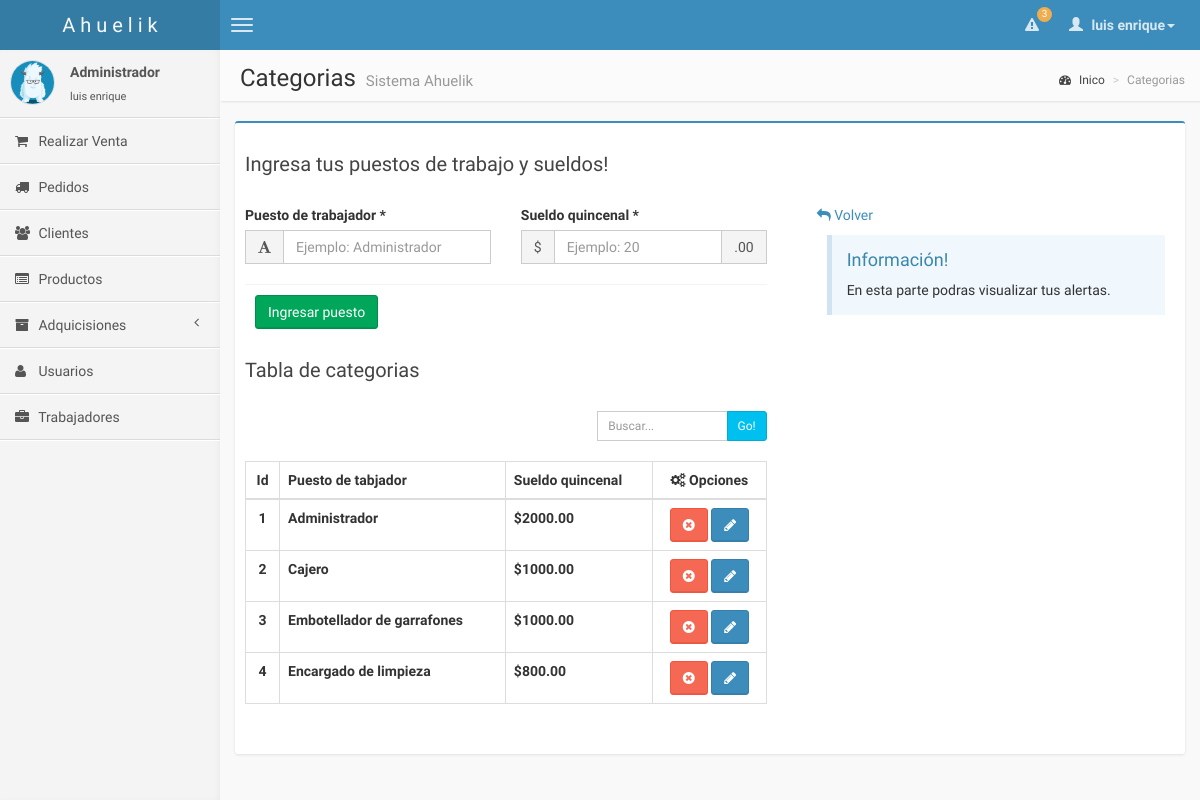
/pages/admin_categorias.php (signed in), run on the app's committed database.
### tables this page shows
CREATE TABLE `categorias` (
  `id_categoria` int(10) NOT NULL AUTO_INCREMENT,
  `puesto` varchar(50) NOT NULL,
  `sueldo` int(10) NOT NULL,
  PRIMARY KEY (`id_categoria`)
);

### pages/admin_categorias.php (the view, shortened to what this page needs)
<?php
    include("conexion.php");
?>
<!DOCTYPE html>
<html>
    <head>
        <link href="../css/bootstrap.min.css" rel="stylesheet" type="text/css" />
        <link href="../css/font-awesome.min.css" rel="stylesheet" type="text/css" />
        <link href="../css/ionicons.min.css" rel="stylesheet" type="text/css" />
        <link href="../css/AdminLTE.css" rel="stylesheet" type="text/css" />
    </head>
    <body class="pace-done skin-blue">
        <header class="header">
            <a class="logo">
                A h u e l i k
            </a>
            <nav class="navbar navbar-static-top" role="navigation">
                <a href="#" class="navbar-btn sidebar-toggle" data-toggle="offcanvas" role="button">
                    <span class="icon-bar"></span>
                    <span class="icon-bar"></span>
                    <span class="icon-bar"></span>
                </a>
                <div class="navbar-right">
                    <ul class="nav navbar-nav">
                        <?php
                         $v_query = "SELECT * FROM pedidos";
                         $v_registros = mysqli_query($link,$v_query) or die ("Problemas en el select:".mysql_error());
                         $v_total = mysqli_num_rows($v_registros);
                        ?>
                        <li class="dropdown notifications-menu">
                            <a href="#" class="dropdown-toggle" data-toggle="dropdown">
                                <i class="fa fa-warning"></i>
                                <span class="label label-warning"><?php echo "$v_total";?> </span>
                            </a>
                        </li>
                        <li class="dropdown user user-menu">
                            <a href="#" class="dropdown-toggle" data-toggle="dropdown">
                                <i class="glyphicon glyphicon-user"></i>
                                <span><?php echo $_SESSION['usuario']; ?><i class="caret"></i></span>
                            </a>
                        </li>
                    </ul>
                </div>
            </nav>
        </header>
        <div class="wrapper row-offcanvas row-offcanvas-left">
            <aside class="left-side sidebar-offcanvas">
                <section class="sidebar">
                    <div class="user-panel">
                        <div class="pull-left image">
                            <img src="<?php echo $_SESSION['foto_perfil']; ?>" class="img-circle" alt="User Image" />
                        </div>
                        <div class="pull-left info">
                            <p><?php echo $_SESSION['tipo_usuario']; ?></p>
                            <a><i class="text-success"></i><?php echo $_SESSION['usuario']; ?></a>
                        </div>
                    </div>
                    <ul class="sidebar-menu">
                        <li>
                            <a href='ventas.php'>
                                <i class='fa fa-shopping-cart'></i> <span>Realizar Venta</span>
                            </a>
                        </li>
                        <li>
                            <a href='pedidos.php'>
                                <i class='fa fa-truck'></i> <span>Pedidos</span>
                            </a>
                        </li>
                        <li>
                            <a href='clientes.php'>
                                <i class='fa fa-users'></i> <span>Clientes</span>
                            </a>
                        </li>
                    <?php
                       if($_SESSION['privilegios'] == "Todos"){
                           echo "
                                <li>
                                    <a href='admin_productos.php'>
                                        <i class='fa fa-list-alt'></i> <span>Productos</span>
                                    </a>
                                </li>
                                <li class='treeview'>
                                    <a href='#'>
                                        <i class='fa fa-archive'></i>
                                        <span>Adquicisiones</span>
                                        <i class='fa fa-angle-left pull-right'></i>
                                    </a>
                                    <ul class='treeview-menu'>
                                        <li><a href='adquisicion_productos.php'><i class='fa fa-angle-double-right'></i> Adquisiciòn de productos</a></li>
                                        <li><a href='admin_proveedores.php'><i class='fa fa-angle-double-right'></i> Proveedores</a></li>
                                    </ul>
                                </li>
                                <li>
                                    <a href='admin_usuaios.php'>
                                        <i class='fa fa-user'></i> <span>Usuarios</span>
                                    </a>
                                </li>
                                <li>
                                    <a href='admin_trabajadores.php'>
                                        <i class='fa  fa-briefcase'></i> <span>Trabajadores</span>
                                    </a>
                                </li>
                               ";
                       }
                    ?>
                    </ul>
                </section>
            </aside>
            <aside class="right-side">
                <section class="content-header">
                    <h1>
                        Categorias
                        <small> Sistema Ahuelik</small>
                    </h1>
                    <ol class="breadcrumb">
                        <li><a href="sistema.php"><i class="fa fa-dashboard"></i> Inico</a></li>
                        <li class="active">Categorias</li>
                    </ol>
                </section>
                <?php
                    $v_query_table_categorias = mysqli_query($link,"SELECT * FROM categorias") or die("Error Consulta categorias".mysql_error());
                ?>
                <section class="content">
                    <div class="box box-primary">
                        <div class="box-header">
                            <h3 class="box-title">Ingresa tus puestos de trabajo y sueldos!</h3>
                        </div>
                            <div class="row">
                                <div class="col-sm-7 col-md-7">
                                    <div class="box-body">
                                    <form class="form-inline" action="admin_categorias.php" method="post">
                                        <div class="row">
                                            <div class="col-xs-6 col-sm-6">
                                                <label>Puesto de trabajador *</label>
                                                <div class="input-group">
                                                <span class="input-group-addon"><i class="fa fa-font"></i></span>
                                                <input name="c_puesto" type="text" class="form-control" placeholder="Ejemplo: Administrador" value="<?php if(isset($_GET['actualizar_categoria'])){echo $_GET['puesto'];}?>" maxlength="50" required/>
                                                </div>
                                            </div>
                                            <div class="col-xs-6 col-sm-6">
                                                <label>Sueldo quincenal *</label>
                                                <div class="input-group">
                                                    <div class="input-group-addon">$</div>
                                                    <input name="c_sueldo" type="text" class="form-control" maxlength="10" placeholder="Ejemplo: 20" value="<?php if(isset($_GET['actualizar_categoria'])){echo $_GET['sueldo'];}?>" onkeypress="return numeros(event)" required/>
                                                    <div class="input-group-addon">.00</div>
                                                </div>
                                            </div>
                                        </div>
                                        <div class='box-footer'>
                                            <button name="insert_categoria" type="submit" class="btn btn-success" value="1">Ingresar puesto</button>
                                        </div>
                                    </form>
                                    </div>
                                    <div class="box-header">
                                        <h3 class="box-title">Tabla de categorias</h3>
                                    </div>
                                    <div class="row">
                                        <div class="col-sm-6 col-md-6">
                                        </div>
                                        <div class="col-sm-6 col-md-6 text-right">
                                            <div class="box-body">
                                                <div class="row">
                                                    <div class="col-xs-3"></div>
                                                    <div class="col-xs-9">
                                                        <div class="input-group input-group-sm">
                                                            <input id="searchTerm" type="text" onkeyup="doSearch()" placeholder="Buscar..." class="form-control" />
                                                            <span class="input-group-btn">
                                                                <a class="btn btn-info btn-flat">Go!</a>
                                                            </span>
                                                        </div>
                                                    </div>
                                                </div>
                                            </div>
                                        </div>
                                    </div>
                                    <div class="box-body table-responsive">
                                        <table id="regTable" id="example2" class="table table-bordered table-hover">
                                            <thead>
                                                <tr>
                                                    <th style='text-align:center'>Id</th>
                                                    <th>Puesto de tabjador</th>
                                                    <th>Sueldo quincenal</th>
                                                    <th style="text-align:center"><samp class="fa fa-cogs"></samp> Opciones</th>
                                                </tr>
                                            </thead>
                                            <tbody>
                                                <?php
                                                    $time = time();
                                                    while($v_show_categorias = mysqli_fetch_array($v_query_table_categorias,MYSQL_ASSOC)){
                                                        echo"
                                                            <tr>
                                                                <th style='text-align:center'>".$v_show_categorias['id_categoria']."</th>
                                                                <th>".$v_show_categorias['puesto']."</th>
                                                                <th>$".$v_show_categorias['sueldo'].".00</th>
                                                                <th style='text-align:center'>
<a class='btn btn-danger' data-toggle='modal' data-target='#".$v_show_categorias['id_categoria']."' data-whatever='@mdo'><i class='fa fa-times-circle' data-toggle='tooltip' data-placement='top' title='Eliminar'></i></a>
<div class='modal fade' id='".$v_show_categorias['id_categoria']."' tabindex='-1' role='dialog' aria-labelledby='".$v_show_categorias['id_categoria']."Label' aria-hidden='true'>
        <h4 class='modal-title' id='".$v_show_categorias['id_categoria']."Label'>Eliminar puesto</h4>
                                ".date('d-m-Y',$time)."
                                <code>".$v_show_categorias['puesto']."</code> </br>
                                Sueldo: $".$v_show_categorias['sueldo'].".00 </br>
        <a href='admin_categorias.php?eliminar_categoria=activo&id_categoria=".$v_show_categorias['id_categoria']."' class='btn btn-danger'>Eliminar</a>
</div>
<a href='admin_categorias.php?actualizar_categoria=activo&id_categoria=".$v_show_categorias['id_categoria']."&puesto=".$v_show_categorias['puesto']."&sueldo=".$v_show_categorias['sueldo']."' class='btn btn-primary' data-toggle='tooltip' data-placement='top' title='Actualizar'><i class='fa fa fa-pencil'></i></a>
                                                                </th>
                                                            </tr>";
                                                    }
                                                ?>
                                            </tbody>
                                        </table>
                                    </div>
                                </div>
                                <div class="col-sm-5 col-md-5">
                                    <div class="box-body">
                                    <a href="admin_trabajadores.php" data-toggle="tooltip" data-placement="top" title="Volver al apartado de trabajadores!"><samp class="fa fa-mail-reply"></samp> Volver</a>
                                    <div class="box-body">
                                        <div class="callout callout-info">
                                            <h4>Información!</h4>
                                            <p>En esta parte podras visualizar tus alertas.</p>
                                        </div>
                                    </div>
                                    </div>
                                </div>
                            </div>
                    </div>
                </section>
            </aside>
        </div>
    </body>
</html>

### data on the page
categorias: id_categoria "1", puesto "Administrador", sueldo "2000"
categorias: id_categoria "2", puesto "Cajero", sueldo "1000"
categorias: id_categoria "3", puesto "Embotellador de garrafones", sueldo "1000"
categorias: id_categoria "4", puesto "Encargado de limpieza", sueldo "800"

### other printed values
$v_total "3"
$_SESSION['usuario'] "luis enrique"
$_SESSION['tipo_usuario'] "Administrador"
